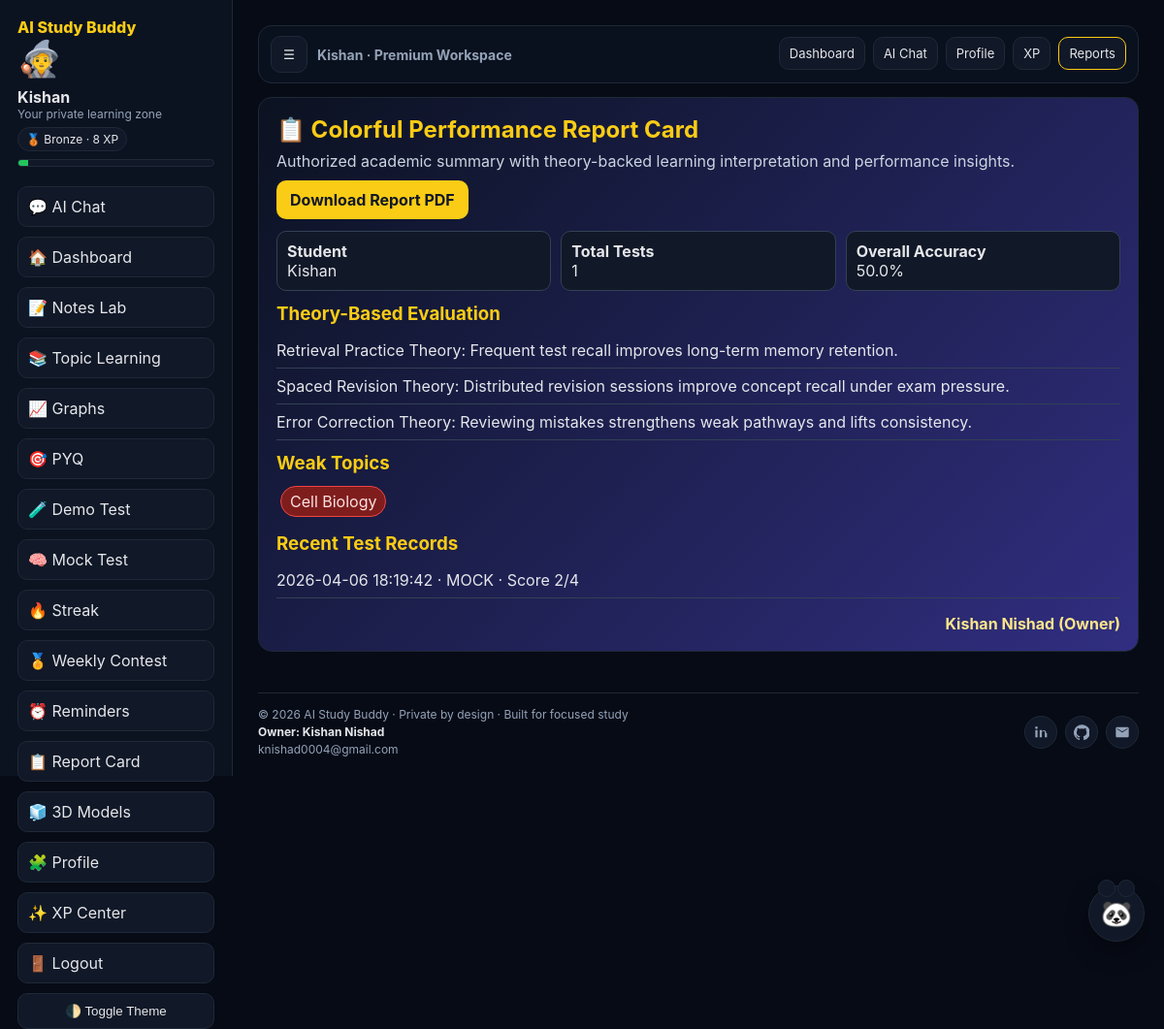
Screenshot of /report-card (signed in) with the database file from the repository.
### tables this page shows
CREATE TABLE users (
            id INTEGER PRIMARY KEY AUTOINCREMENT,
            username TEXT UNIQUE NOT NULL,
            password_hash TEXT NOT NULL,
            avatar TEXT NOT NULL,
            created_at TEXT NOT NULL
        , xp INTEGER NOT NULL DEFAULT 0);

CREATE TABLE pyq_attempt_logs (
            id INTEGER PRIMARY KEY AUTOINCREMENT,
            user_id INTEGER NOT NULL,
            exam_type TEXT NOT NULL,
            question_id TEXT NOT NULL,
            topic TEXT NOT NULL,
            attempt_no INTEGER NOT NULL,
            selected_answer TEXT,
            is_correct INTEGER NOT NULL,
            created_at TEXT NOT NULL,
            FOREIGN KEY(user_id) REFERENCES users(id)
        );

CREATE TABLE test_attempts (
            id INTEGER PRIMARY KEY AUTOINCREMENT,
            user_id INTEGER NOT NULL,
            test_type TEXT NOT NULL,
            score INTEGER NOT NULL,
            total INTEGER NOT NULL,
            weak_topics TEXT NOT NULL,
            created_at TEXT NOT NULL,
            FOREIGN KEY(user_id) REFERENCES users(id)
        );

### app.py (the view)
    @app.get("/report-card")
    @login_required
    def report_card():
        tests, accuracy, weak_topics = get_report_card_data(app, g.user["id"])
        return render_template(
            "report_card.html",
            user=g.user,
            tests=tests,
            accuracy=accuracy,
            weak_topics=weak_topics,
            level_info=get_level_info(int(g.user["xp"])),
        )

### app.py (called while the page is built)
def get_db_connection(app: Flask) -> sqlite3.Connection:
    conn = sqlite3.connect(app.config["DATABASE_PATH"])
    conn.row_factory = sqlite3.Row
    return conn

def login_required(view):
    @wraps(view)
    def wrapped_view(*args, **kwargs):
        if "user_id" not in session:
            return redirect(url_for("login"))
        return view(*args, **kwargs)
    return wrapped_view

def get_current_user(app: Flask):
    user_id = session.get("user_id")
    if not user_id:
        return None
    conn = get_db_connection(app)
    user = conn.execute("SELECT id, username, avatar, xp FROM users WHERE id = ?", (user_id,)).fetchone()
    conn.close()
    return user

def get_level_info(xp: int):
    current_name = "Bronze"
    current_icon = "🥉"
    next_threshold = None
    for threshold, name, icon in LEVELS:
        if xp >= threshold:
            current_name = name
            current_icon = icon
        elif next_threshold is None:
            next_threshold = threshold
    progress_to_next = 100
    if next_threshold is not None:
        previous_threshold = 0
        for threshold, _, _ in LEVELS:
            if threshold <= xp:
                previous_threshold = threshold
        span = max(next_threshold - previous_threshold, 1)
        progress_to_next = int(((xp - previous_threshold) / span) * 100)
    return {
        "name": current_name,
        "icon": current_icon,
        "next_threshold": next_threshold,
        "progress": max(0, min(progress_to_next, 100)),
    }

def parse_weak_topics(topic_result_pairs: list[tuple[str, bool]]) -> list[str]:
    topic_wrong_counts: dict[str, int] = {}
    for topic, is_correct in topic_result_pairs:
        if not is_correct:
            topic_wrong_counts[topic] = topic_wrong_counts.get(topic, 0) + 1
    ordered = sorted(topic_wrong_counts.items(), key=lambda item: item[1], reverse=True)
    return [item[0] for item in ordered]

### templates/report_card.html (shortened to what this page needs)
{% extends 'base.html' %}
{% block content %}
<section class="card">
  <h2 style="color:#facc15;margin-bottom:8px">📋 Colorful Performance Report Card</h2>
  <p style="color:#cbd5e1;margin-bottom:10px">Authorized academic summary with theory-backed learning interpretation and performance insights.</p>
  <a href="{{ url_for('report_card_pdf') }}" style="display:inline-block;margin-bottom:12px;padding:10px 14px;border-radius:10px;background:#facc15;color:#111827;text-decoration:none;font-weight:700">Download Report PDF</a>
  <div class="metrics">
    <div class="metric"><strong>Student</strong><div>{{ user['username'] }}</div></div>
    <div class="metric"><strong>Total Tests</strong><div>{{ tests|length }}</div></div>
    <div class="metric"><strong>Overall Accuracy</strong><div>{{ accuracy }}%</div></div>
  </div>
  <h3 style="color:#facc15;margin:12px 0 8px">Theory-Based Evaluation</h3>
  <div class="row">Retrieval Practice Theory: Frequent test recall improves long-term memory retention.</div>
  <div class="row">Spaced Revision Theory: Distributed revision sessions improve concept recall under exam pressure.</div>
  <div class="row">Error Correction Theory: Reviewing mistakes strengthens weak pathways and lifts consistency.</div>
  <h3 style="color:#facc15;margin:12px 0 8px">Weak Topics</h3>
  <div>
    {% for topic in weak_topics[:8] %}<span class="weak">{{ topic }}</span>{% endfor %}
  </div>
  <h3 style="color:#facc15;margin:12px 0 8px">Recent Test Records</h3>
  {% for t in tests %}
    <div class="row">{{ t['created_at'] }} · {{ t['test_type']|upper }} · Score {{ t['score'] }}/{{ t['total'] }}</div>
  {% else %}
    <div class="row">No test records yet.</div>
  {% endfor %}
  <div class="signature">Kishan Nishad (Owner)</div>
</section>
{% endblock %}

### templates/base.html (shortened to what this page needs)
<!DOCTYPE html>
<html lang="en">
<head>
</head>
<body>
  <div class="layout">
    {% if user %}
    <aside class="sidebar" id="appSidebar">
      <div class="sidebar-top">
        <div class="brand">AI Study Buddy</div>
      </div>
      <div class="avatar-badge">{{ user['avatar'] }}</div>
      <div><strong>{{ user['username'] }}</strong></div>
      <div class="small">Your private learning zone</div>
      {% if current_level %}
      <div class="level-pill">{{ current_level['icon'] }} {{ current_level['name'] }} · {{ user['xp'] }} XP</div>
      <div class="progress-track"><div class="progress-bar" data-progress="{{ current_level['progress'] }}"></div></div>
      {% endif %}
      <nav class="menu">
        <a href="{{ url_for('chat') }}">💬 AI Chat</a>
        <a href="{{ url_for('dashboard') }}">🏠 Dashboard</a>
        <a href="{{ url_for('notes_lab') }}">📝 Notes Lab</a>
        <a href="{{ url_for('topic_learning') }}">📚 Topic Learning</a>
        <a href="{{ url_for('graphs_page') }}">📈 Graphs</a>
        <a href="{{ url_for('pyq_page') }}">🎯 PYQ</a>
        <a href="{{ url_for('demo_test') }}">🧪 Demo Test</a>
        <a href="{{ url_for('mock_test') }}">🧠 Mock Test</a>
        <a href="{{ url_for('streak_page') }}">🔥 Streak</a>
        <a href="{{ url_for('weekly_contest') }}">🏅 Weekly Contest</a>
        <a href="{{ url_for('reminders_page') }}">⏰ Reminders</a>
        <a href="{{ url_for('report_card') }}">📋 Report Card</a>
        <a href="{{ url_for('models_3d') }}">🧊 3D Models</a>
        <a href="{{ url_for('profile') }}">🧩 Profile</a>
        <a href="{{ url_for('xp_center') }}">✨ XP Center</a>
        <a href="{{ url_for('logout') }}">🚪 Logout</a>
      </nav>
      <button id="themeToggle" class="theme-toggle" type="button">🌓 Toggle Theme</button>
    </aside>
    {% endif %}
    <main class="main">
      {% if user %}
      <header class="topbar">
        <div class="topbar-left">
          <button id="sidebarToggle" class="sidebar-toggle" type="button" aria-label="Toggle sidebar">☰</button>
          <div class="top-title">{{ user['username'] }} · Premium Workspace</div>
        </div>
        <nav class="top-links" aria-label="Quick navigation">
          <a href="{{ url_for('dashboard') }}" class="{% if request.endpoint == 'dashboard' %}active{% endif %}">Dashboard</a>
          <a href="{{ url_for('chat') }}" class="{% if request.endpoint == 'chat' %}active{% endif %}">AI Chat</a>
          <a href="{{ url_for('profile') }}" class="{% if request.endpoint == 'profile' %}active{% endif %}">Profile</a>
          <a href="{{ url_for('xp_center') }}" class="{% if request.endpoint == 'xp_center' %}active{% endif %}">XP</a>
          <a href="{{ url_for('report_card') }}" class="{% if request.path.startswith('/report-card') %}active{% endif %}">Reports</a>
        </nav>
      </header>
      {% endif %}
      <div class="main-content">
      {% block content %}{% endblock %}
      <footer class="footer">
        <div class="footer-row">
          <div class="owner">
            <div>© 2026 AI Study Buddy · Private by design · Built for focused study</div>
            <strong>Owner: Kishan Nishad</strong>
            <div class="owner-mail">knishad0004@gmail.com</div>
          </div>
          <div class="owner-icons">
            <a class="icon-btn icon-wrap" data-tooltip="LinkedIn" href="https://www.linkedin.com/in/kishan-nishad-161a73392" target="_blank" rel="noopener noreferrer" aria-label="LinkedIn" title="LinkedIn">
              <svg viewBox="0 0 24 24" aria-hidden="true"><path d="M6.94 8.5H3.56V20h3.38V8.5zM5.25 7.03a1.97 1.97 0 1 0 0-3.94 1.97 1.97 0 0 0 0 3.94zM20.44 13.37c0-3.07-1.64-4.5-3.82-4.5-1.76 0-2.55.97-2.99 1.65V8.5h-3.38V20h3.38v-6.43c0-1.7.32-3.34 2.43-3.34 2.08 0 2.11 1.95 2.11 3.45V20h3.38v-6.63z"/></svg>
            </a>
            <a class="icon-btn icon-wrap" data-tooltip="GitHub" href="https://github.com/code-with-kishan" target="_blank" rel="noopener noreferrer" aria-label="GitHub" title="GitHub">
            </a>
            <a class="icon-btn icon-wrap" data-tooltip="Email" href="mailto:knishad0004@gmail.com" aria-label="Email" title="Email">
              <svg viewBox="0 0 24 24" aria-hidden="true"><path d="M20 4H4a2 2 0 0 0-2 2v12a2 2 0 0 0 2 2h16a2 2 0 0 0 2-2V6a2 2 0 0 0-2-2zm0 3.2-8 5-8-5V6l8 5 8-5v1.2z"/></svg>
            </a>
          </div>
        </div>
      </footer>
      </div>
    </main>
  </div>
  {% if user %}
  <button id="buddyFab" class="buddy-fab" type="button" aria-label="Open AI helper">🐼</button>
  {% endif %}
</body>
</html>

### templates/base.html (style rules this page uses)
:root { --bg:#070b16; --text:#e5e7eb; --muted:#94a3b8; --card:#0b1220; --card-2:#111827; --border:#1f2937; --accent:#facc15; --chat-panel:#1d1336; --chat-head:#2a1a4f; --chat-ai:#261a45; --chat-user:#1f2937; }
* { margin:0;padding:0;box-sizing:border-box }
body { font-family:Inter,system-ui,-apple-system,sans-serif;background:var(--bg);color:var(--text);transition:background .2s ease,color .2s ease;overflow-x:hidden }
a { text-decoration:none;color:inherit }
.layout { display:grid;grid-template-columns:240px 1fr;min-height:100vh }
.sidebar { background:var(--card);border-right:1px solid var(--border);padding:18px;position:sticky;top:0;height:100vh }
.sidebar-top { display:flex;align-items:center;justify-content:space-between;gap:10px }
.sidebar-top .brand { margin-bottom:0 }
.brand { font-weight:800;color:var(--accent);margin-bottom:20px }
.avatar-badge { font-size:36px;margin-bottom:8px }
.small { font-size:12px;color:var(--muted) }
.level-pill { display:inline-block;margin-top:6px;padding:4px 8px;border-radius:999px;background:var(--card-2);border:1px solid var(--border);font-size:12px }
.progress-track { height:8px;background:var(--card-2);border-radius:999px;overflow:hidden;margin-top:8px;border:1px solid var(--border) }
.progress-bar { height:100%;background:#22c55e }
.menu { display:flex;flex-direction:column;gap:10px;margin-top:20px }
.menu a { padding:10px;border-radius:10px;background:var(--card-2);border:1px solid var(--border) }
.theme-toggle { margin-top:10px;padding:10px;border-radius:10px;border:1px solid var(--border);background:var(--card-2);color:var(--text);cursor:pointer;width:100% }
.main { padding:26px;display:flex;flex-direction:column;min-height:100vh }
.topbar { position:sticky;top:0;z-index:80;display:flex;align-items:center;justify-content:space-between;gap:10px;padding:10px 12px;border:1px solid var(--border);background:rgba(11,18,32,.9);border-radius:14px;margin-bottom:14px }
.topbar-left { display:flex;align-items:center;gap:10px;min-width:0 }
.sidebar-toggle { width:38px;height:38px;border-radius:10px;border:1px solid var(--border);background:var(--card-2);color:var(--text);display:flex;align-items:center;justify-content:center;cursor:pointer;flex:0 0 auto }
.top-title { font-weight:700;font-size:14px;white-space:nowrap;overflow:hidden;text-overflow:ellipsis;color:var(--muted) }
.top-links { display:flex;align-items:center;gap:8px;overflow:auto;padding-bottom:2px }
.top-links a { padding:8px 10px;border-radius:10px;border:1px solid var(--border);background:var(--card-2);font-size:13px;white-space:nowrap;transition:transform .2s ease,border-color .2s ease }
.top-links a.active { border-color:var(--accent);color:var(--text) }
.main-content { display:flex;flex-direction:column;min-height:calc(100vh - 120px) }
.footer { margin-top:auto;padding-top:14px;border-top:1px solid var(--border);color:var(--muted);font-size:12px }
.footer-row { display:flex;justify-content:space-between;align-items:center;gap:12px;flex-wrap:wrap }
.owner { display:flex;flex-direction:column;gap:3px }
.owner strong { color:var(--text) }
.owner-mail { color:var(--muted) }
.owner-icons { display:flex;gap:8px;align-items:center }
.icon-btn { width:34px;height:34px;display:flex;align-items:center;justify-content:center;border-radius:50%;background:var(--card-2);border:1px solid var(--border);color:var(--muted);transition:all .2s ease }
.icon-btn svg { width:16px;height:16px;fill:currentColor }
.icon-wrap { position:relative }
.icon-wrap::after { content:attr(data-tooltip); position:absolute; left:50%; transform:translateX(-50%); bottom:42px; background:var(--card-2); color:var(--text); border:1px solid var(--border); font-size:11px; padding:4px 7px; border-radius:6px; white-space:nowrap; opacity:0; pointer-events:none; transition:opacity .2s ease; }
.buddy-fab { position:fixed; right:20px; bottom:120px; width:58px; height:58px; border-radius:50%; border:1px solid var(--border); background:var(--card-2); color:var(--text); font-size:26px; cursor:pointer; z-index:90; box-shadow:0 10px 25px rgba(0,0,0,.35); animation:buddyPulse 2.2s ease-in-out infinite; }
.buddy-fab::before,.buddy-fab::after { content:'';position:absolute;top:-7px;width:16px;height:16px;background:var(--card-2);border:1px solid var(--border);border-radius:50% }
.buddy-fab::before { left:9px }
.buddy-fab::after { right:9px }

### rows the page displays
users: avatar "🧙", username "Kishan", xp "8"
pyq_attempt_logs: topic "Cell Biology"
test_attempts: created_at "2026-04-06 18:19:42", test_type "MOCK", score "2", total "4"

### other values shown
{{ current_level['icon'] }} "🥉"
{{ current_level['name'] }} "Bronze"
{{ tests|length }} "1"
{{ accuracy }} "50.0"
